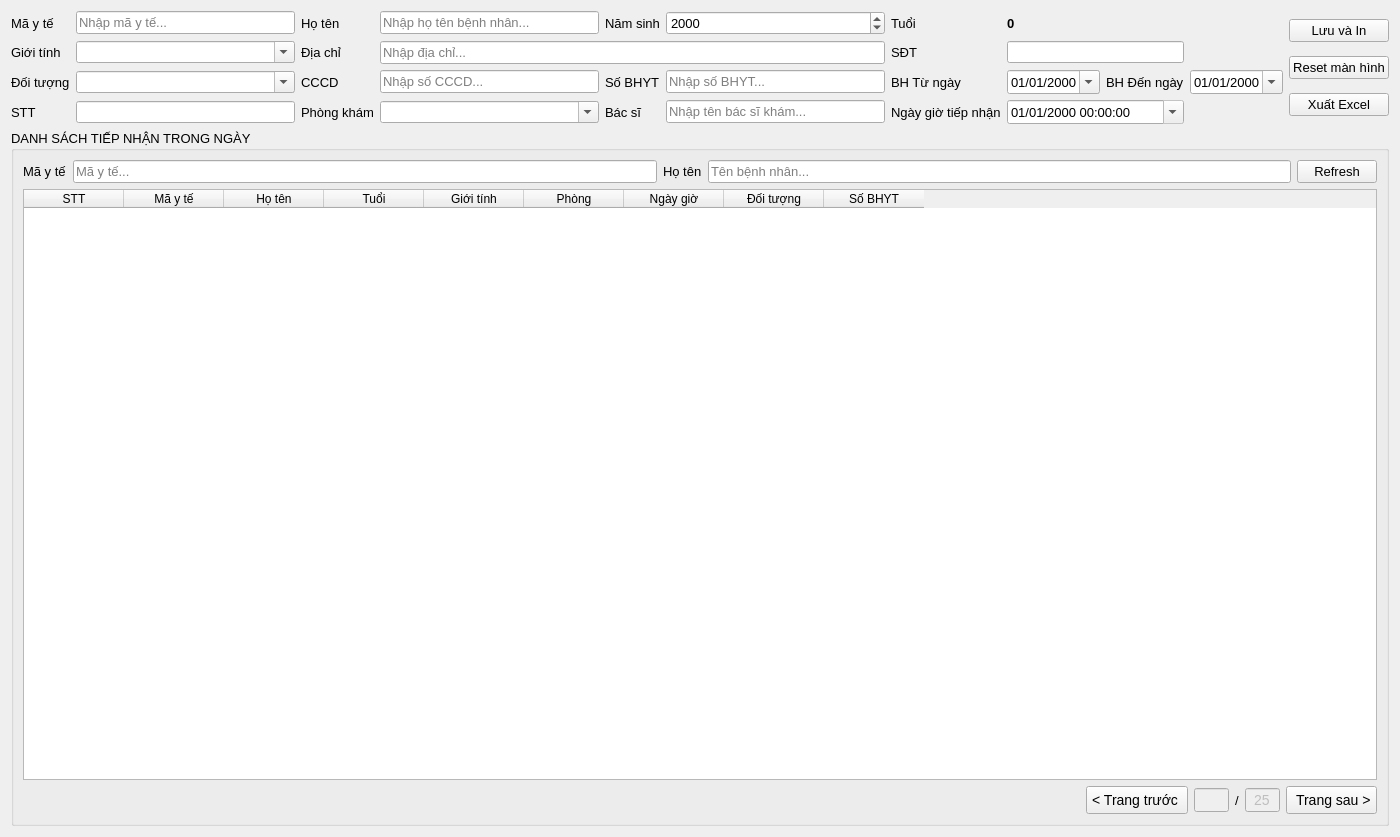
<?xml version="1.0" encoding="UTF-8"?>
<ui version="4.0">
 <class>formTiepNhan</class>
 <widget class="QWidget" name="formTiepNhan">
  <property name="geometry">
   <rect>
    <x>0</x>
    <y>0</y>
    <width>1400</width>
    <height>837</height>
   </rect>
  </property>
  <property name="windowTitle">
   <string>Tiếp nhận</string>
  </property>
  <layout class="QGridLayout" name="gridLayout">
   <item row="0" column="0">
    <layout class="QHBoxLayout" name="top_layout">
     <item>
      <layout class="QGridLayout" name="grid">
       <item row="0" column="1">
        <widget class="QLineEdit" name="ma_y_te">
         <property name="font">
          <font>
           <pointsize>10</pointsize>
          </font>
         </property>
         <property name="placeholderText">
          <string>Nhập mã y tế...</string>
         </property>
        </widget>
       </item>
       <item row="0" column="0">
        <widget class="QLabel" name="label_ma_y_te">
         <property name="font">
          <font>
           <pointsize>10</pointsize>
          </font>
         </property>
         <property name="text">
          <string>Mã y tế</string>
         </property>
        </widget>
       </item>
       <item row="0" column="4">
        <widget class="QLabel" name="label_nam_sinh">
         <property name="font">
          <font>
           <pointsize>10</pointsize>
          </font>
         </property>
         <property name="text">
          <string>Năm sinh</string>
         </property>
        </widget>
       </item>
       <item row="0" column="2">
        <widget class="QLabel" name="label_ho_ten">
         <property name="font">
          <font>
           <pointsize>10</pointsize>
          </font>
         </property>
         <property name="text">
          <string>Họ tên</string>
         </property>
        </widget>
       </item>
       <item row="0" column="3">
        <widget class="QLineEdit" name="ho_ten">
         <property name="font">
          <font>
           <pointsize>10</pointsize>
          </font>
         </property>
         <property name="placeholderText">
          <string>Nhập họ tên bệnh nhân...</string>
         </property>
        </widget>
       </item>
       <item row="2" column="4">
        <widget class="QLabel" name="label_so_bhyt">
         <property name="font">
          <font>
           <pointsize>10</pointsize>
          </font>
         </property>
         <property name="text">
          <string>Số BHYT</string>
         </property>
        </widget>
       </item>
       <item row="2" column="6">
        <widget class="QLabel" name="label_bhyt_from">
         <property name="font">
          <font>
           <pointsize>10</pointsize>
          </font>
         </property>
         <property name="text">
          <string>BH Từ ngày</string>
         </property>
        </widget>
       </item>
       <item row="2" column="5">
        <widget class="QLineEdit" name="so_bhyt">
         <property name="font">
          <font>
           <pointsize>10</pointsize>
          </font>
         </property>
         <property name="placeholderText">
          <string>Nhập số BHYT...</string>
         </property>
        </widget>
       </item>
       <item row="2" column="3">
        <widget class="QLineEdit" name="cccd">
         <property name="font">
          <font>
           <pointsize>10</pointsize>
          </font>
         </property>
         <property name="placeholderText">
          <string>Nhập số CCCD...</string>
         </property>
        </widget>
       </item>
       <item row="0" column="6">
        <widget class="QLabel" name="label_tuoi">
         <property name="font">
          <font>
           <pointsize>10</pointsize>
          </font>
         </property>
         <property name="text">
          <string>Tuổi</string>
         </property>
        </widget>
       </item>
       <item row="0" column="7">
        <widget class="QLabel" name="tuoi">
         <property name="font">
          <font>
           <pointsize>10</pointsize>
           <weight>75</weight>
           <bold>true</bold>
          </font>
         </property>
         <property name="text">
          <string>0</string>
         </property>
        </widget>
       </item>
       <item row="2" column="2">
        <widget class="QLabel" name="label_cccd">
         <property name="font">
          <font>
           <pointsize>10</pointsize>
          </font>
         </property>
         <property name="text">
          <string>CCCD</string>
         </property>
        </widget>
       </item>
       <item row="2" column="0">
        <widget class="QLabel" name="label_doi_tuong">
         <property name="font">
          <font>
           <pointsize>10</pointsize>
          </font>
         </property>
         <property name="text">
          <string>Đối tượng</string>
         </property>
        </widget>
       </item>
       <item row="2" column="1">
        <widget class="QComboBox" name="doi_tuong">
         <property name="editable">
          <bool>true</bool>
         </property>
         <property name="insertPolicy">
          <enum>QComboBox::NoInsert</enum>
         </property>
        </widget>
       </item>
       <item row="3" column="7" colspan="2">
        <widget class="QDateTimeEdit" name="ngay_gio_tiep_nhan">
         <property name="font">
          <font>
           <pointsize>10</pointsize>
          </font>
         </property>
         <property name="readOnly">
          <bool>true</bool>
         </property>
         <property name="displayFormat">
          <string>dd/MM/yyyy HH:mm:ss</string>
         </property>
         <property name="calendarPopup">
          <bool>true</bool>
         </property>
        </widget>
       </item>
       <item row="0" column="5">
        <widget class="QDateEdit" name="nam_sinh">
         <property name="font">
          <font>
           <pointsize>10</pointsize>
          </font>
         </property>
         <property name="displayFormat">
          <string>yyyy</string>
         </property>
         <property name="calendarPopup">
          <bool>false</bool>
         </property>
        </widget>
       </item>
       <item row="3" column="1">
        <widget class="QLineEdit" name="stt"/>
       </item>
       <item row="2" column="8">
        <widget class="QLabel" name="label_bhyt_to">
         <property name="font">
          <font>
           <pointsize>10</pointsize>
          </font>
         </property>
         <property name="text">
          <string>BH Đến ngày</string>
         </property>
        </widget>
       </item>
       <item row="2" column="7">
        <widget class="QDateEdit" name="bhyt_from">
         <property name="font">
          <font>
           <pointsize>10</pointsize>
          </font>
         </property>
         <property name="displayFormat">
          <string>dd/MM/yyyy</string>
         </property>
         <property name="calendarPopup">
          <bool>true</bool>
         </property>
        </widget>
       </item>
       <item row="2" column="9">
        <widget class="QDateEdit" name="bhyt_to">
         <property name="font">
          <font>
           <pointsize>10</pointsize>
          </font>
         </property>
         <property name="displayFormat">
          <string>dd/MM/yyyy</string>
         </property>
         <property name="calendarPopup">
          <bool>true</bool>
         </property>
        </widget>
       </item>
       <item row="3" column="0">
        <widget class="QLabel" name="label_stt">
         <property name="font">
          <font>
           <pointsize>10</pointsize>
          </font>
         </property>
         <property name="text">
          <string>STT</string>
         </property>
        </widget>
       </item>
       <item row="3" column="3">
        <widget class="QComboBox" name="cb_phong_kham">
         <property name="editable">
          <bool>true</bool>
         </property>
         <property name="insertPolicy">
          <enum>QComboBox::NoInsert</enum>
         </property>
        </widget>
       </item>
       <item row="3" column="2">
        <widget class="QLabel" name="label_phong_kham">
         <property name="font">
          <font>
           <pointsize>10</pointsize>
          </font>
         </property>
         <property name="text">
          <string>Phòng khám</string>
         </property>
        </widget>
       </item>
       <item row="3" column="6">
        <widget class="QLabel" name="label_ngay_gio_tiep_nhan">
         <property name="font">
          <font>
           <pointsize>10</pointsize>
          </font>
         </property>
         <property name="text">
          <string>Ngày giờ tiếp nhận</string>
         </property>
        </widget>
       </item>
       <item row="3" column="4">
        <widget class="QLabel" name="label_bac_si">
         <property name="font">
          <font>
           <pointsize>10</pointsize>
          </font>
         </property>
         <property name="text">
          <string>Bác sĩ</string>
         </property>
        </widget>
       </item>
       <item row="3" column="5">
        <widget class="QLineEdit" name="ten_bac_si">
         <property name="font">
          <font>
           <pointsize>10</pointsize>
          </font>
         </property>
         <property name="placeholderText">
          <string>Nhập tên bác sĩ khám...</string>
         </property>
        </widget>
       </item>
       <item row="1" column="2">
        <widget class="QLabel" name="label_dia_chi">
         <property name="font">
          <font>
           <pointsize>10</pointsize>
          </font>
         </property>
         <property name="text">
          <string>Địa chỉ</string>
         </property>
        </widget>
       </item>
       <item row="1" column="1">
        <widget class="QComboBox" name="gioi_tinh">
         <property name="editable">
          <bool>true</bool>
         </property>
         <property name="insertPolicy">
          <enum>QComboBox::NoInsert</enum>
         </property>
        </widget>
       </item>
       <item row="1" column="0">
        <widget class="QLabel" name="label_gioi_tinh">
         <property name="font">
          <font>
           <pointsize>10</pointsize>
          </font>
         </property>
         <property name="text">
          <string>Giới tính</string>
         </property>
        </widget>
       </item>
       <item row="1" column="6">
        <widget class="QLabel" name="label_sdt">
         <property name="font">
          <font>
           <pointsize>10</pointsize>
          </font>
         </property>
         <property name="text">
          <string>SĐT</string>
         </property>
        </widget>
       </item>
       <item row="1" column="3" colspan="3">
        <widget class="QLineEdit" name="dia_chi">
         <property name="sizePolicy">
          <sizepolicy hsizetype="Minimum" vsizetype="Fixed">
           <horstretch>0</horstretch>
           <verstretch>0</verstretch>
          </sizepolicy>
         </property>
         <property name="font">
          <font>
           <pointsize>10</pointsize>
          </font>
         </property>
         <property name="placeholderText">
          <string>Nhập địa chỉ...</string>
         </property>
        </widget>
       </item>
       <item row="1" column="7" colspan="2">
        <widget class="QLineEdit" name="sdt"/>
       </item>
      </layout>
     </item>
     <item>
      <layout class="QVBoxLayout" name="btn_panel">
       <item>
        <widget class="QPushButton" name="btn_save">
         <property name="font">
          <font>
           <pointsize>10</pointsize>
          </font>
         </property>
         <property name="text">
          <string>Lưu và In</string>
         </property>
        </widget>
       </item>
       <item>
        <widget class="QPushButton" name="btn_reset">
         <property name="font">
          <font>
           <pointsize>10</pointsize>
          </font>
         </property>
         <property name="text">
          <string>Reset màn hình</string>
         </property>
        </widget>
       </item>
       <item>
        <widget class="QPushButton" name="btn_export">
         <property name="font">
          <font>
           <pointsize>10</pointsize>
          </font>
         </property>
         <property name="text">
          <string>Xuất Excel</string>
         </property>
        </widget>
       </item>
      </layout>
     </item>
    </layout>
   </item>
   <item row="1" column="0">
    <widget class="QGroupBox" name="group_history">
     <property name="font">
      <font>
       <pointsize>10</pointsize>
      </font>
     </property>
     <property name="title">
      <string>DANH SÁCH TIẾP NHẬN TRONG NGÀY</string>
     </property>
     <layout class="QVBoxLayout" name="group_history_layout">
      <item>
       <layout class="QGridLayout" name="filter_layout">
        <item row="0" column="3">
         <widget class="QLineEdit" name="ho_ten_search">
          <property name="placeholderText">
           <string>Tên bệnh nhân...</string>
          </property>
         </widget>
        </item>
        <item row="0" column="4">
         <widget class="QPushButton" name="btn_refresh_history">
          <property name="maximumSize">
           <size>
            <width>150</width>
            <height>16777215</height>
           </size>
          </property>
          <property name="text">
           <string>Refresh</string>
          </property>
         </widget>
        </item>
        <item row="0" column="0">
         <widget class="QLabel" name="label_ma_y_te_search">
          <property name="text">
           <string>Mã y tế</string>
          </property>
         </widget>
        </item>
        <item row="0" column="1">
         <widget class="QLineEdit" name="ma_y_te_search">
          <property name="placeholderText">
           <string>Mã y tế...</string>
          </property>
         </widget>
        </item>
        <item row="0" column="2">
         <widget class="QLabel" name="label_ho_ten_search">
          <property name="text">
           <string>Họ tên</string>
          </property>
         </widget>
        </item>
       </layout>
      </item>
      <item>
       <widget class="QTableWidget" name="table">
        <property name="sizePolicy">
         <sizepolicy hsizetype="Expanding" vsizetype="Expanding">
          <horstretch>0</horstretch>
          <verstretch>0</verstretch>
         </sizepolicy>
        </property>
        <property name="font">
         <font>
          <pointsize>9</pointsize>
         </font>
        </property>
        <property name="editTriggers">
         <set>QAbstractItemView::NoEditTriggers</set>
        </property>
        <property name="rowCount">
         <number>0</number>
        </property>
        <property name="columnCount">
         <number>9</number>
        </property>
        <column>
         <property name="text">
          <string>STT</string>
         </property>
        </column>
        <column>
         <property name="text">
          <string>Mã y tế</string>
         </property>
        </column>
        <column>
         <property name="text">
          <string>Họ tên</string>
         </property>
        </column>
        <column>
         <property name="text">
          <string>Tuổi</string>
         </property>
        </column>
        <column>
         <property name="text">
          <string>Giới tính</string>
         </property>
        </column>
        <column>
         <property name="text">
          <string>Phòng</string>
         </property>
        </column>
        <column>
         <property name="text">
          <string>Ngày giờ</string>
         </property>
        </column>
        <column>
         <property name="text">
          <string>Đối tượng</string>
         </property>
        </column>
        <column>
         <property name="text">
          <string>Số BHYT</string>
         </property>
        </column>
       </widget>
      </item>
      <item>
       <layout class="QHBoxLayout" name="horizontalLayout_2">
        <item>
         <spacer name="horizontalSpacer_3">
          <property name="orientation">
           <enum>Qt::Horizontal</enum>
          </property>
          <property name="sizeHint" stdset="0">
           <size>
            <width>40</width>
            <height>20</height>
           </size>
          </property>
         </spacer>
        </item>
        <item>
         <widget class="QPushButton" name="btn_prev_page">
          <property name="styleSheet">
           <string notr="true">QPushButton {
	padding: 5px;
	font-size: 14px;
}</string>
          </property>
          <property name="text">
           <string>&lt; Trang trước </string>
          </property>
         </widget>
        </item>
        <item>
         <widget class="QLineEdit" name="current_page">
          <property name="enabled">
           <bool>false</bool>
          </property>
          <property name="sizePolicy">
           <sizepolicy hsizetype="Fixed" vsizetype="Fixed">
            <horstretch>0</horstretch>
            <verstretch>0</verstretch>
           </sizepolicy>
          </property>
          <property name="maximumSize">
           <size>
            <width>35</width>
            <height>16777215</height>
           </size>
          </property>
          <property name="styleSheet">
           <string notr="true">QLineEdit {
	font-size: 14px;
}</string>
          </property>
         </widget>
        </item>
        <item>
         <widget class="QLabel" name="label_15">
          <property name="text">
           <string>/</string>
          </property>
         </widget>
        </item>
        <item>
         <widget class="QLineEdit" name="num_page">
          <property name="enabled">
           <bool>false</bool>
          </property>
          <property name="sizePolicy">
           <sizepolicy hsizetype="Fixed" vsizetype="Fixed">
            <horstretch>0</horstretch>
            <verstretch>0</verstretch>
           </sizepolicy>
          </property>
          <property name="minimumSize">
           <size>
            <width>0</width>
            <height>0</height>
           </size>
          </property>
          <property name="maximumSize">
           <size>
            <width>35</width>
            <height>16777215</height>
           </size>
          </property>
          <property name="styleSheet">
           <string notr="true">QLineEdit {
	font-size: 14px;
}</string>
          </property>
          <property name="text">
           <string>25</string>
          </property>
          <property name="alignment">
           <set>Qt::AlignCenter</set>
          </property>
         </widget>
        </item>
        <item>
         <widget class="QPushButton" name="btn_next_page">
          <property name="styleSheet">
           <string notr="true">QPushButton {
	padding: 5px;
	font-size: 14px;
}</string>
          </property>
          <property name="text">
           <string> Trang sau &gt;</string>
          </property>
         </widget>
        </item>
       </layout>
      </item>
     </layout>
    </widget>
   </item>
  </layout>
 </widget>
 <tabstops>
  <tabstop>ma_y_te</tabstop>
  <tabstop>gioi_tinh</tabstop>
  <tabstop>doi_tuong</tabstop>
  <tabstop>ho_ten</tabstop>
  <tabstop>dia_chi</tabstop>
  <tabstop>cccd</tabstop>
  <tabstop>so_bhyt</tabstop>
  <tabstop>nam_sinh</tabstop>
  <tabstop>sdt</tabstop>
  <tabstop>bhyt_from</tabstop>
  <tabstop>bhyt_to</tabstop>
  <tabstop>stt</tabstop>
  <tabstop>cb_phong_kham</tabstop>
  <tabstop>ten_bac_si</tabstop>
  <tabstop>table</tabstop>
  <tabstop>btn_save</tabstop>
  <tabstop>btn_reset</tabstop>
  <tabstop>btn_export</tabstop>
  <tabstop>ma_y_te_search</tabstop>
  <tabstop>ho_ten_search</tabstop>
  <tabstop>btn_refresh_history</tabstop>
  <tabstop>btn_prev_page</tabstop>
  <tabstop>current_page</tabstop>
  <tabstop>num_page</tabstop>
  <tabstop>btn_next_page</tabstop>
  <tabstop>ngay_gio_tiep_nhan</tabstop>
 </tabstops>
 <resources/>
 <connections/>
</ui>
